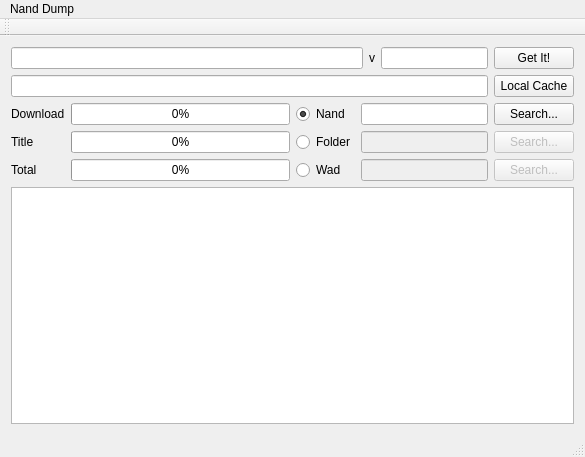
<?xml version="1.0" encoding="UTF-8"?>
<ui version="4.0">
 <class>MainWindow</class>
 <widget class="QMainWindow" name="MainWindow">
  <property name="geometry">
   <rect>
    <x>0</x>
    <y>0</y>
    <width>585</width>
    <height>457</height>
   </rect>
  </property>
  <property name="windowTitle">
   <string>QtShitGetter</string>
  </property>
  <widget class="QWidget" name="centralWidget">
   <layout class="QVBoxLayout" name="verticalLayout">
    <item>
     <layout class="QHBoxLayout" name="horizontalLayout">
      <item>
       <widget class="QLineEdit" name="lineEdit_tid">
        <property name="text">
         <string/>
        </property>
        <property name="maxLength">
         <number>16</number>
        </property>
       </widget>
      </item>
      <item>
       <widget class="QLabel" name="label_4_version">
        <property name="text">
         <string>v</string>
        </property>
       </widget>
      </item>
      <item>
       <widget class="QLineEdit" name="lineEdit_version">
        <property name="maximumSize">
         <size>
          <width>107</width>
          <height>16777215</height>
         </size>
        </property>
        <property name="text">
         <string/>
        </property>
        <property name="maxLength">
         <number>5</number>
        </property>
       </widget>
      </item>
      <item>
       <widget class="QPushButton" name="pushButton_GetTitle">
        <property name="text">
         <string>Get It!</string>
        </property>
       </widget>
      </item>
     </layout>
    </item>
    <item>
     <layout class="QHBoxLayout" name="horizontalLayout_2">
      <item>
       <widget class="QLineEdit" name="lineEdit_cachePath"/>
      </item>
      <item>
       <widget class="QPushButton" name="pushButton_CachePathBrowse">
        <property name="text">
         <string>Local Cache</string>
        </property>
       </widget>
      </item>
     </layout>
    </item>
    <item>
     <layout class="QHBoxLayout" name="horizontalLayout_3">
      <item>
       <layout class="QFormLayout" name="formLayout">
        <item row="0" column="0">
         <widget class="QLabel" name="label_progDl">
          <property name="text">
           <string>Download</string>
          </property>
         </widget>
        </item>
        <item row="0" column="1">
         <widget class="QProgressBar" name="progressBar_dl">
          <property name="value">
           <number>0</number>
          </property>
         </widget>
        </item>
        <item row="1" column="0">
         <widget class="QLabel" name="label_progTitle">
          <property name="text">
           <string>Title</string>
          </property>
         </widget>
        </item>
        <item row="1" column="1">
         <widget class="QProgressBar" name="progressBar_title">
          <property name="value">
           <number>0</number>
          </property>
         </widget>
        </item>
        <item row="2" column="0">
         <widget class="QLabel" name="label_progTotal">
          <property name="text">
           <string>Total</string>
          </property>
         </widget>
        </item>
        <item row="2" column="1">
         <widget class="QProgressBar" name="progressBar_whole">
          <property name="value">
           <number>0</number>
          </property>
         </widget>
        </item>
       </layout>
      </item>
      <item>
       <layout class="QGridLayout" name="gridLayout">
        <item row="0" column="0">
         <widget class="QRadioButton" name="radioButton_nand">
          <property name="text">
           <string>Nand</string>
          </property>
          <property name="checked">
           <bool>true</bool>
          </property>
          <property name="autoExclusive">
           <bool>true</bool>
          </property>
         </widget>
        </item>
        <item row="0" column="1">
         <widget class="QLineEdit" name="lineEdit_nandPath"/>
        </item>
        <item row="0" column="2">
         <widget class="QPushButton" name="pushButton_nandPath">
          <property name="text">
           <string>Search...</string>
          </property>
         </widget>
        </item>
        <item row="1" column="0">
         <widget class="QRadioButton" name="radioButton_folder">
          <property name="text">
           <string>Folder</string>
          </property>
         </widget>
        </item>
        <item row="1" column="1">
         <widget class="QLineEdit" name="lineEdit_extractPath">
          <property name="enabled">
           <bool>false</bool>
          </property>
         </widget>
        </item>
        <item row="1" column="2">
         <widget class="QPushButton" name="pushButton_decFolder">
          <property name="enabled">
           <bool>false</bool>
          </property>
          <property name="text">
           <string>Search...</string>
          </property>
         </widget>
        </item>
        <item row="2" column="0">
         <widget class="QRadioButton" name="radioButton_wad">
          <property name="text">
           <string>Wad</string>
          </property>
         </widget>
        </item>
        <item row="2" column="1">
         <widget class="QLineEdit" name="lineEdit_wad">
          <property name="enabled">
           <bool>false</bool>
          </property>
         </widget>
        </item>
        <item row="2" column="2">
         <widget class="QPushButton" name="pushButton_wad">
          <property name="enabled">
           <bool>false</bool>
          </property>
          <property name="text">
           <string>Search...</string>
          </property>
         </widget>
        </item>
       </layout>
      </item>
     </layout>
    </item>
    <item>
     <widget class="QPlainTextEdit" name="plainTextEdit_log"/>
    </item>
   </layout>
  </widget>
  <widget class="QMenuBar" name="menuBar">
   <property name="geometry">
    <rect>
     <x>0</x>
     <y>0</y>
     <width>585</width>
     <height>27</height>
    </rect>
   </property>
   <widget class="QMenu" name="menuNand_Dump">
    <property name="title">
     <string>Nand Dump</string>
    </property>
    <addaction name="actionSetting_txt"/>
    <addaction name="actionFlush"/>
    <addaction name="actionImportWad"/>
	<addaction name="actionImportFolder"/>
   </widget>
   <addaction name="menuNand_Dump"/>
  </widget>
  <widget class="QToolBar" name="mainToolBar">
   <attribute name="toolBarArea">
    <enum>TopToolBarArea</enum>
   </attribute>
   <attribute name="toolBarBreak">
    <bool>false</bool>
   </attribute>
  </widget>
  <widget class="QStatusBar" name="statusBar"/>
  <action name="actionSetting_txt">
   <property name="text">
    <string>Setting.txt...</string>
   </property>
  </action>
  <action name="actionFlush">
   <property name="text">
    <string>Flush</string>
   </property>
  </action>
  <action name="actionImportWad">
   <property name="text">
    <string>Import Wad</string>
   </property>
   <property name="shortcut">
    <string>Ctrl+I</string>
   </property>
  </action>
  <action name="actionImportFolder">
   <property name="text">
    <string>Import Folder</string>
   </property>
  </action>
 </widget>
 <layoutdefault spacing="6" margin="11"/>
 <resources/>
 <connections/>
</ui>
